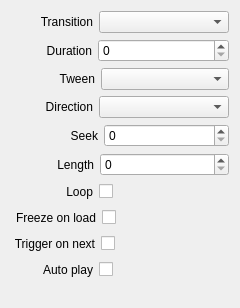
<?xml version="1.0" encoding="UTF-8"?>
<ui version="4.0">
 <class>InspectorVideoWidget</class>
 <widget class="QWidget" name="InspectorVideoWidget">
  <property name="geometry">
   <rect>
    <x>0</x>
    <y>0</y>
    <width>240</width>
    <height>308</height>
   </rect>
  </property>
  <property name="sizePolicy">
   <sizepolicy hsizetype="Expanding" vsizetype="Preferred">
    <horstretch>0</horstretch>
    <verstretch>0</verstretch>
   </sizepolicy>
  </property>
  <layout class="QVBoxLayout" name="verticalLayout">
   <item>
    <layout class="QHBoxLayout" name="horizontalLayoutTransition">
     <item>
      <spacer name="horizontalSpacerTransition">
       <property name="orientation">
        <enum>Qt::Horizontal</enum>
       </property>
       <property name="sizeType">
        <enum>QSizePolicy::Fixed</enum>
       </property>
       <property name="sizeHint" stdset="0">
        <size>
         <width>29</width>
         <height>20</height>
        </size>
       </property>
      </spacer>
     </item>
     <item>
      <widget class="QLabel" name="labelTransition">
       <property name="text">
        <string>Transition</string>
       </property>
       <property name="alignment">
        <set>Qt::AlignRight|Qt::AlignTrailing|Qt::AlignVCenter</set>
       </property>
      </widget>
     </item>
     <item>
      <widget class="QComboBox" name="comboBoxTransition">
       <property name="sizePolicy">
        <sizepolicy hsizetype="Expanding" vsizetype="Fixed">
         <horstretch>0</horstretch>
         <verstretch>0</verstretch>
        </sizepolicy>
       </property>
      </widget>
     </item>
    </layout>
   </item>
   <item>
    <layout class="QHBoxLayout" name="horizontalLayoutDuration">
     <item>
      <spacer name="horizontalSpacerDuration">
       <property name="orientation">
        <enum>Qt::Horizontal</enum>
       </property>
       <property name="sizeType">
        <enum>QSizePolicy::Fixed</enum>
       </property>
       <property name="sizeHint" stdset="0">
        <size>
         <width>35</width>
         <height>20</height>
        </size>
       </property>
      </spacer>
     </item>
     <item>
      <widget class="QLabel" name="labelDuration">
       <property name="text">
        <string>Duration</string>
       </property>
       <property name="alignment">
        <set>Qt::AlignRight|Qt::AlignTrailing|Qt::AlignVCenter</set>
       </property>
      </widget>
     </item>
     <item>
      <widget class="QSpinBox" name="spinBoxDuration">
       <property name="sizePolicy">
        <sizepolicy hsizetype="Expanding" vsizetype="Fixed">
         <horstretch>0</horstretch>
         <verstretch>0</verstretch>
        </sizepolicy>
       </property>
       <property name="maximum">
        <number>999</number>
       </property>
      </widget>
     </item>
    </layout>
   </item>
   <item>
    <layout class="QHBoxLayout" name="horizontalLayoutTween">
     <item>
      <spacer name="horizontalSpacerTween">
       <property name="orientation">
        <enum>Qt::Horizontal</enum>
       </property>
       <property name="sizeType">
        <enum>QSizePolicy::Fixed</enum>
       </property>
       <property name="sizeHint" stdset="0">
        <size>
         <width>48</width>
         <height>20</height>
        </size>
       </property>
      </spacer>
     </item>
     <item>
      <widget class="QLabel" name="labelTween">
       <property name="text">
        <string>Tween</string>
       </property>
       <property name="alignment">
        <set>Qt::AlignRight|Qt::AlignTrailing|Qt::AlignVCenter</set>
       </property>
      </widget>
     </item>
     <item>
      <widget class="QComboBox" name="comboBoxTween">
       <property name="sizePolicy">
        <sizepolicy hsizetype="Expanding" vsizetype="Fixed">
         <horstretch>0</horstretch>
         <verstretch>0</verstretch>
        </sizepolicy>
       </property>
      </widget>
     </item>
    </layout>
   </item>
   <item>
    <layout class="QHBoxLayout" name="horizontalLayoutDirection">
     <item>
      <spacer name="horizontalSpacerDirection">
       <property name="orientation">
        <enum>Qt::Horizontal</enum>
       </property>
       <property name="sizeType">
        <enum>QSizePolicy::Fixed</enum>
       </property>
       <property name="sizeHint" stdset="0">
        <size>
         <width>34</width>
         <height>20</height>
        </size>
       </property>
      </spacer>
     </item>
     <item>
      <widget class="QLabel" name="labelDirection">
       <property name="text">
        <string>Direction</string>
       </property>
       <property name="alignment">
        <set>Qt::AlignRight|Qt::AlignTrailing|Qt::AlignVCenter</set>
       </property>
      </widget>
     </item>
     <item>
      <widget class="QComboBox" name="comboBoxDirection">
       <property name="sizePolicy">
        <sizepolicy hsizetype="Expanding" vsizetype="Fixed">
         <horstretch>0</horstretch>
         <verstretch>0</verstretch>
        </sizepolicy>
       </property>
      </widget>
     </item>
    </layout>
   </item>
   <item>
    <layout class="QHBoxLayout" name="horizontalLayoutSeekLength">
     <item>
      <spacer name="horizontalSpacerSeekLength">
       <property name="orientation">
        <enum>Qt::Horizontal</enum>
       </property>
       <property name="sizeType">
        <enum>QSizePolicy::Fixed</enum>
       </property>
       <property name="sizeHint" stdset="0">
        <size>
         <width>58</width>
         <height>20</height>
        </size>
       </property>
      </spacer>
     </item>
     <item>
      <widget class="QLabel" name="labelSeek">
       <property name="toolTip">
        <string>Start playback at this frame</string>
       </property>
       <property name="text">
        <string>Seek</string>
       </property>
       <property name="alignment">
        <set>Qt::AlignRight|Qt::AlignTrailing|Qt::AlignVCenter</set>
       </property>
      </widget>
     </item>
     <item>
      <widget class="QSpinBox" name="spinBoxSeek">
       <property name="sizePolicy">
        <sizepolicy hsizetype="Expanding" vsizetype="Fixed">
         <horstretch>0</horstretch>
         <verstretch>0</verstretch>
        </sizepolicy>
       </property>
       <property name="maximum">
        <number>999999999</number>
       </property>
      </widget>
     </item>
    </layout>
   </item>
   <item>
    <layout class="QHBoxLayout" name="horizontalLayoutLength">
     <item>
      <spacer name="horizontalSpacerSeekLength_2">
       <property name="orientation">
        <enum>Qt::Horizontal</enum>
       </property>
       <property name="sizeType">
        <enum>QSizePolicy::Fixed</enum>
       </property>
       <property name="sizeHint" stdset="0">
        <size>
         <width>46</width>
         <height>20</height>
        </size>
       </property>
      </spacer>
     </item>
     <item>
      <widget class="QLabel" name="labelLength">
       <property name="toolTip">
        <string>Stop playback at this frame relative to the seek frame</string>
       </property>
       <property name="text">
        <string>Length</string>
       </property>
       <property name="alignment">
        <set>Qt::AlignRight|Qt::AlignTrailing|Qt::AlignVCenter</set>
       </property>
      </widget>
     </item>
     <item>
      <widget class="QSpinBox" name="spinBoxLength">
       <property name="sizePolicy">
        <sizepolicy hsizetype="Expanding" vsizetype="Fixed">
         <horstretch>0</horstretch>
         <verstretch>0</verstretch>
        </sizepolicy>
       </property>
       <property name="maximum">
        <number>999999999</number>
       </property>
      </widget>
     </item>
    </layout>
   </item>
   <item>
    <layout class="QHBoxLayout" name="horizontalLayoutLoop">
     <item>
      <spacer name="horizontalSpacerLoop1">
       <property name="orientation">
        <enum>Qt::Horizontal</enum>
       </property>
       <property name="sizeType">
        <enum>QSizePolicy::Fixed</enum>
       </property>
       <property name="sizeHint" stdset="0">
        <size>
         <width>55</width>
         <height>20</height>
        </size>
       </property>
      </spacer>
     </item>
     <item>
      <widget class="QLabel" name="labelLoop">
       <property name="text">
        <string>Loop</string>
       </property>
       <property name="alignment">
        <set>Qt::AlignRight|Qt::AlignTrailing|Qt::AlignVCenter</set>
       </property>
      </widget>
     </item>
     <item>
      <widget class="QCheckBox" name="checkBoxLoop">
       <property name="layoutDirection">
        <enum>Qt::RightToLeft</enum>
       </property>
       <property name="text">
        <string/>
       </property>
      </widget>
     </item>
     <item>
      <spacer name="horizontalSpacerLoop2">
       <property name="orientation">
        <enum>Qt::Horizontal</enum>
       </property>
       <property name="sizeHint" stdset="0">
        <size>
         <width>40</width>
         <height>20</height>
        </size>
       </property>
      </spacer>
     </item>
    </layout>
   </item>
   <item>
    <layout class="QHBoxLayout" name="horizontalLayoutFreezeOnLoad">
     <item>
      <spacer name="horizontalSpacerFreezeOnLoad1">
       <property name="orientation">
        <enum>Qt::Horizontal</enum>
       </property>
       <property name="sizeType">
        <enum>QSizePolicy::Fixed</enum>
       </property>
       <property name="sizeHint" stdset="0">
        <size>
         <width>5</width>
         <height>20</height>
        </size>
       </property>
      </spacer>
     </item>
     <item>
      <widget class="QLabel" name="labelPauseOnLoad">
       <property name="text">
        <string>Freeze on load</string>
       </property>
       <property name="alignment">
        <set>Qt::AlignRight|Qt::AlignTrailing|Qt::AlignVCenter</set>
       </property>
      </widget>
     </item>
     <item>
      <widget class="QCheckBox" name="checkBoxFreezeOnLoad">
       <property name="layoutDirection">
        <enum>Qt::RightToLeft</enum>
       </property>
       <property name="text">
        <string/>
       </property>
      </widget>
     </item>
     <item>
      <spacer name="horizontalSpacerFreezeOnLoad2">
       <property name="orientation">
        <enum>Qt::Horizontal</enum>
       </property>
       <property name="sizeHint" stdset="0">
        <size>
         <width>40</width>
         <height>20</height>
        </size>
       </property>
      </spacer>
     </item>
    </layout>
   </item>
   <item>
    <layout class="QHBoxLayout" name="horizontalLayoutTriggerOnNext">
     <item>
      <spacer name="horizontalSpacerTriggerOnNext1">
       <property name="orientation">
        <enum>Qt::Horizontal</enum>
       </property>
       <property name="sizeType">
        <enum>QSizePolicy::Fixed</enum>
       </property>
       <property name="sizeHint" stdset="0">
        <size>
         <width>2</width>
         <height>20</height>
        </size>
       </property>
      </spacer>
     </item>
     <item>
      <widget class="QLabel" name="labelTriggerOnNext">
       <property name="text">
        <string>Trigger on next</string>
       </property>
       <property name="alignment">
        <set>Qt::AlignRight|Qt::AlignTrailing|Qt::AlignVCenter</set>
       </property>
      </widget>
     </item>
     <item>
      <widget class="QCheckBox" name="checkBoxTriggerOnNext">
       <property name="layoutDirection">
        <enum>Qt::RightToLeft</enum>
       </property>
       <property name="text">
        <string/>
       </property>
      </widget>
     </item>
     <item>
      <spacer name="horizontalSpacerTriggerOnNext2">
       <property name="orientation">
        <enum>Qt::Horizontal</enum>
       </property>
       <property name="sizeHint" stdset="0">
        <size>
         <width>40</width>
         <height>20</height>
        </size>
       </property>
      </spacer>
     </item>
    </layout>
   </item>
   <item>
    <layout class="QHBoxLayout" name="horizontalLayoutAutoPlay">
     <item>
      <spacer name="horizontalSpacerAutoPlay1">
       <property name="orientation">
        <enum>Qt::Horizontal</enum>
       </property>
       <property name="sizeType">
        <enum>QSizePolicy::Fixed</enum>
       </property>
       <property name="sizeHint" stdset="0">
        <size>
         <width>32</width>
         <height>20</height>
        </size>
       </property>
      </spacer>
     </item>
     <item>
      <widget class="QLabel" name="labelAutoPlay">
       <property name="text">
        <string>Auto play</string>
       </property>
       <property name="alignment">
        <set>Qt::AlignRight|Qt::AlignTrailing|Qt::AlignVCenter</set>
       </property>
      </widget>
     </item>
     <item>
      <widget class="QCheckBox" name="checkBoxAutoPlay">
       <property name="layoutDirection">
        <enum>Qt::RightToLeft</enum>
       </property>
       <property name="text">
        <string/>
       </property>
      </widget>
     </item>
     <item>
      <spacer name="horizontalSpacerAutoPlay2">
       <property name="orientation">
        <enum>Qt::Horizontal</enum>
       </property>
       <property name="sizeHint" stdset="0">
        <size>
         <width>40</width>
         <height>20</height>
        </size>
       </property>
      </spacer>
     </item>
    </layout>
   </item>
   <item>
    <spacer name="verticalSpacerMedia">
     <property name="orientation">
      <enum>Qt::Vertical</enum>
     </property>
     <property name="sizeType">
      <enum>QSizePolicy::Fixed</enum>
     </property>
     <property name="sizeHint" stdset="0">
      <size>
       <width>20</width>
       <height>10</height>
      </size>
     </property>
    </spacer>
   </item>
  </layout>
 </widget>
 <resources/>
 <connections>
  <connection>
   <sender>spinBoxDuration</sender>
   <signal>valueChanged(int)</signal>
   <receiver>InspectorVideoWidget</receiver>
   <slot>durationChanged(int)</slot>
   <hints>
    <hint type="sourcelabel">
     <x>139</x>
     <y>57</y>
    </hint>
    <hint type="destinationlabel">
     <x>223</x>
     <y>46</y>
    </hint>
   </hints>
  </connection>
  <connection>
   <sender>checkBoxLoop</sender>
   <signal>stateChanged(int)</signal>
   <receiver>InspectorVideoWidget</receiver>
   <slot>loopChanged(int)</slot>
   <hints>
    <hint type="sourcelabel">
     <x>112</x>
     <y>193</y>
    </hint>
    <hint type="destinationlabel">
     <x>220</x>
     <y>85</y>
    </hint>
   </hints>
  </connection>
  <connection>
   <sender>comboBoxTransition</sender>
   <signal>currentIndexChanged(QString)</signal>
   <receiver>InspectorVideoWidget</receiver>
   <slot>transitionChanged(QString)</slot>
   <hints>
    <hint type="sourcelabel">
     <x>165</x>
     <y>29</y>
    </hint>
    <hint type="destinationlabel">
     <x>223</x>
     <y>15</y>
    </hint>
   </hints>
  </connection>
  <connection>
   <sender>comboBoxDirection</sender>
   <signal>currentIndexChanged(QString)</signal>
   <receiver>InspectorVideoWidget</receiver>
   <slot>directionChanged(QString)</slot>
   <hints>
    <hint type="sourcelabel">
     <x>124</x>
     <y>105</y>
    </hint>
    <hint type="destinationlabel">
     <x>0</x>
     <y>105</y>
    </hint>
   </hints>
  </connection>
  <connection>
   <sender>spinBoxSeek</sender>
   <signal>valueChanged(int)</signal>
   <receiver>InspectorVideoWidget</receiver>
   <slot>seekChanged(int)</slot>
   <hints>
    <hint type="sourcelabel">
     <x>126</x>
     <y>141</y>
    </hint>
    <hint type="destinationlabel">
     <x>22</x>
     <y>170</y>
    </hint>
   </hints>
  </connection>
  <connection>
   <sender>comboBoxTween</sender>
   <signal>currentIndexChanged(QString)</signal>
   <receiver>InspectorVideoWidget</receiver>
   <slot>tweenChanged(QString)</slot>
   <hints>
    <hint type="sourcelabel">
     <x>169</x>
     <y>85</y>
    </hint>
    <hint type="destinationlabel">
     <x>1</x>
     <y>141</y>
    </hint>
   </hints>
  </connection>
  <connection>
   <sender>labelTransition</sender>
   <signal>linkActivated(QString)</signal>
   <receiver>InspectorVideoWidget</receiver>
   <slot>resetTransition(QString)</slot>
   <hints>
    <hint type="sourcelabel">
     <x>47</x>
     <y>22</y>
    </hint>
    <hint type="destinationlabel">
     <x>0</x>
     <y>20</y>
    </hint>
   </hints>
  </connection>
  <connection>
   <sender>labelDuration</sender>
   <signal>linkActivated(QString)</signal>
   <receiver>InspectorVideoWidget</receiver>
   <slot>resetDuration(QString)</slot>
   <hints>
    <hint type="sourcelabel">
     <x>56</x>
     <y>44</y>
    </hint>
    <hint type="destinationlabel">
     <x>0</x>
     <y>48</y>
    </hint>
   </hints>
  </connection>
  <connection>
   <sender>labelTween</sender>
   <signal>linkActivated(QString)</signal>
   <receiver>InspectorVideoWidget</receiver>
   <slot>resetTween(QString)</slot>
   <hints>
    <hint type="sourcelabel">
     <x>94</x>
     <y>85</y>
    </hint>
    <hint type="destinationlabel">
     <x>0</x>
     <y>77</y>
    </hint>
   </hints>
  </connection>
  <connection>
   <sender>labelDirection</sender>
   <signal>linkActivated(QString)</signal>
   <receiver>InspectorVideoWidget</receiver>
   <slot>resetDirection(QString)</slot>
   <hints>
    <hint type="sourcelabel">
     <x>66</x>
     <y>104</y>
    </hint>
    <hint type="destinationlabel">
     <x>9</x>
     <y>89</y>
    </hint>
   </hints>
  </connection>
  <connection>
   <sender>labelSeek</sender>
   <signal>linkActivated(QString)</signal>
   <receiver>InspectorVideoWidget</receiver>
   <slot>resetSeek(QString)</slot>
   <hints>
    <hint type="sourcelabel">
     <x>96</x>
     <y>141</y>
    </hint>
    <hint type="destinationlabel">
     <x>24</x>
     <y>115</y>
    </hint>
   </hints>
  </connection>
  <connection>
   <sender>labelLoop</sender>
   <signal>linkActivated(QString)</signal>
   <receiver>InspectorVideoWidget</receiver>
   <slot>resetLoop(QString)</slot>
   <hints>
    <hint type="sourcelabel">
     <x>93</x>
     <y>197</y>
    </hint>
    <hint type="destinationlabel">
     <x>6</x>
     <y>182</y>
    </hint>
   </hints>
  </connection>
  <connection>
   <sender>labelPauseOnLoad</sender>
   <signal>linkActivated(QString)</signal>
   <receiver>InspectorVideoWidget</receiver>
   <slot>resetFreezeOnLoad(QString)</slot>
   <hints>
    <hint type="sourcelabel">
     <x>87</x>
     <y>253</y>
    </hint>
    <hint type="destinationlabel">
     <x>0</x>
     <y>213</y>
    </hint>
   </hints>
  </connection>
  <connection>
   <sender>checkBoxFreezeOnLoad</sender>
   <signal>stateChanged(int)</signal>
   <receiver>InspectorVideoWidget</receiver>
   <slot>freezeOnLoadChanged(int)</slot>
   <hints>
    <hint type="sourcelabel">
     <x>110</x>
     <y>249</y>
    </hint>
    <hint type="destinationlabel">
     <x>239</x>
     <y>209</y>
    </hint>
   </hints>
  </connection>
  <connection>
   <sender>labelTriggerOnNext</sender>
   <signal>linkActivated(QString)</signal>
   <receiver>InspectorVideoWidget</receiver>
   <slot>resetTriggerOnNext(QString)</slot>
   <hints>
    <hint type="sourcelabel">
     <x>88</x>
     <y>281</y>
    </hint>
    <hint type="destinationlabel">
     <x>17</x>
     <y>228</y>
    </hint>
   </hints>
  </connection>
  <connection>
   <sender>checkBoxTriggerOnNext</sender>
   <signal>stateChanged(int)</signal>
   <receiver>InspectorVideoWidget</receiver>
   <slot>triggerOnNextChanged(int)</slot>
   <hints>
    <hint type="sourcelabel">
     <x>109</x>
     <y>277</y>
    </hint>
    <hint type="destinationlabel">
     <x>225</x>
     <y>263</y>
    </hint>
   </hints>
  </connection>
  <connection>
   <sender>spinBoxLength</sender>
   <signal>valueChanged(int)</signal>
   <receiver>InspectorVideoWidget</receiver>
   <slot>lengthChanged(int)</slot>
   <hints>
    <hint type="sourcelabel">
     <x>229</x>
     <y>169</y>
    </hint>
    <hint type="destinationlabel">
     <x>239</x>
     <y>162</y>
    </hint>
   </hints>
  </connection>
  <connection>
   <sender>checkBoxAutoPlay</sender>
   <signal>stateChanged(int)</signal>
   <receiver>InspectorVideoWidget</receiver>
   <slot>autoPlayChanged(int)</slot>
   <hints>
    <hint type="sourcelabel">
     <x>103</x>
     <y>299</y>
    </hint>
    <hint type="destinationlabel">
     <x>240</x>
     <y>303</y>
    </hint>
   </hints>
  </connection>
 </connections>
 <slots>
  <slot>durationChanged(int)</slot>
  <slot>loopChanged(int)</slot>
  <slot>transitionChanged(QString)</slot>
  <slot>directionChanged(QString)</slot>
  <slot>seekChanged(int)</slot>
  <slot>lengthChanged(int)</slot>
  <slot>tweenChanged(QString)</slot>
  <slot>resetTransition(QString)</slot>
  <slot>resetDuration(QString)</slot>
  <slot>resetTween(QString)</slot>
  <slot>resetDirection(QString)</slot>
  <slot>resetSeek(QString)</slot>
  <slot>resetLength(QString)</slot>
  <slot>resetLoop(QString)</slot>
  <slot>freezeOnLoadChanged(int)</slot>
  <slot>resetFreezeOnLoad(QString)</slot>
  <slot>resetUseAuto(QString)</slot>
  <slot>useAutoChanged(int)</slot>
  <slot>resetTriggerOnNext(QString)</slot>
  <slot>triggerOnNextChanged(int)</slot>
  <slot>autoPlayChanged(int)</slot>
 </slots>
</ui>
